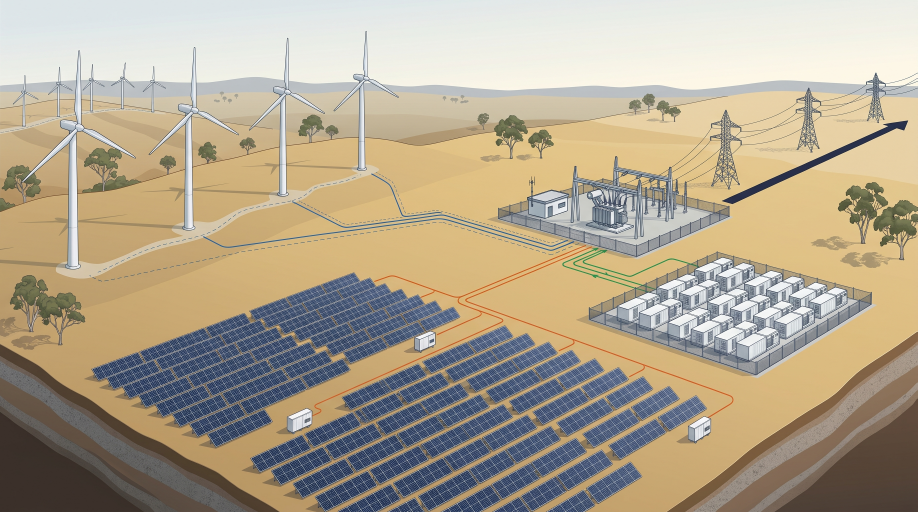
#> input picture in/gemini_system.jpg, 2752 x 1536 px (shown at 1/3 size)
$ python label_illustration.py
#> lines starting #> are read from the running program, lines starting #| are printed output that depends on the picture
"""Adds numbered callouts and a legend to the AI-generated conceptual illustration."""
import matplotlib
matplotlib.use("Agg")
import matplotlib.pyplot as plt
from matplotlib.patches import Circle
from matplotlib.lines import Line2D
from PIL import Image

img = Image.open("in/gemini_system.jpg")
#> img is the input picture: PIL image 2752x1536 RGB; mean R, G, B 176.4, 164.4, 142.7
W, H = img.size
#> W = 2752; H = 1536
NAVY = "#006263"

# (circle position, target point)
callouts = {
    1: ((330, 95), (222, 350)),     # wind turbine nacelle
    2: ((150, 1060), (480, 1037)),   # PV tracker rows
    3: ((1436, 800), (1185, 955)),  # PV inverter station
    4: ((2470, 955), (2230, 860)),  # BESS containers
    5: ((1560, 420), (1700, 590)),  # substation transformer
    6: ((2130, 120), (2262, 290)),  # 330 kV tower
}
legend = [
    ("1", "Wind farm: 20 × 5.0 MW turbines (100 MW)"),
    ("2", "Solar PV: 62.5 MWp / 50 MWac single-axis trackers"),
    ("3", "PV inverter / MV transformer stations"),
    ("4", "Grid-forming BESS: 30 MW / 60 MWh (LFP)"),
    ("5", "330/33 kV substation, control room & PPC"),
    ("6", "330 kV transmission line to the NEM (CWO REZ)"),
]

fig = plt.figure(figsize=(12, 8.0), dpi=220)
ax = fig.add_axes([0, 0.155, 1, 0.845])
ax.imshow(img)
ax.set_xlim(0, W)
ax.set_ylim(H, 0)
ax.axis("off")
for n, ((cx, cy), (tx, ty)) in callouts.items():
    ax.plot([cx, tx], [cy, ty], color="white", lw=3.2, zorder=3, solid_capstyle="round")
    ax.plot([cx, tx], [cy, ty], color=NAVY, lw=1.4, zorder=4)
    ax.add_patch(Circle((tx, ty), 9, fc=NAVY, ec="white", lw=1.2, zorder=5))
    ax.add_patch(Circle((cx, cy), 44, fc="white", ec=NAVY, lw=2.2, zorder=6))
    ax.text(cx, cy + 2, str(n), ha="center", va="center", fontsize=13, weight="bold", family="Carlito", color=NAVY, zorder=7)

# legend panel
lg = fig.add_axes([0.0, 0.0, 1, 0.15])
lg.axis("off")
lg.set_xlim(0, 3)
lg.set_ylim(0, 3.2)
for i, (n, t) in enumerate(legend):
    col, row = i // 3, i % 3
    x, y = 0.06 + col * 1.5, 2.6 - row * 0.95
    lg.plot([x], [y], marker="o", ms=15, mfc="white", mec=NAVY, mew=1.6)
    lg.text(x, y, n, ha="center", va="center", fontsize=8.5, weight="bold", color=NAVY)
    lg.text(x + 0.11, y, t, va="center", fontsize=9.5, family="Carlito")
fig.text(0.995, 0.005, "Cable routes: orange = PV array cables; blue = wind collector cables; green = BESS feeder. Conceptual, not to scale.",
         ha="right", va="bottom", fontsize=7.2, color="#595959", style="italic")
fig.savefig("fig_illustration.png", dpi=220, facecolor="white")
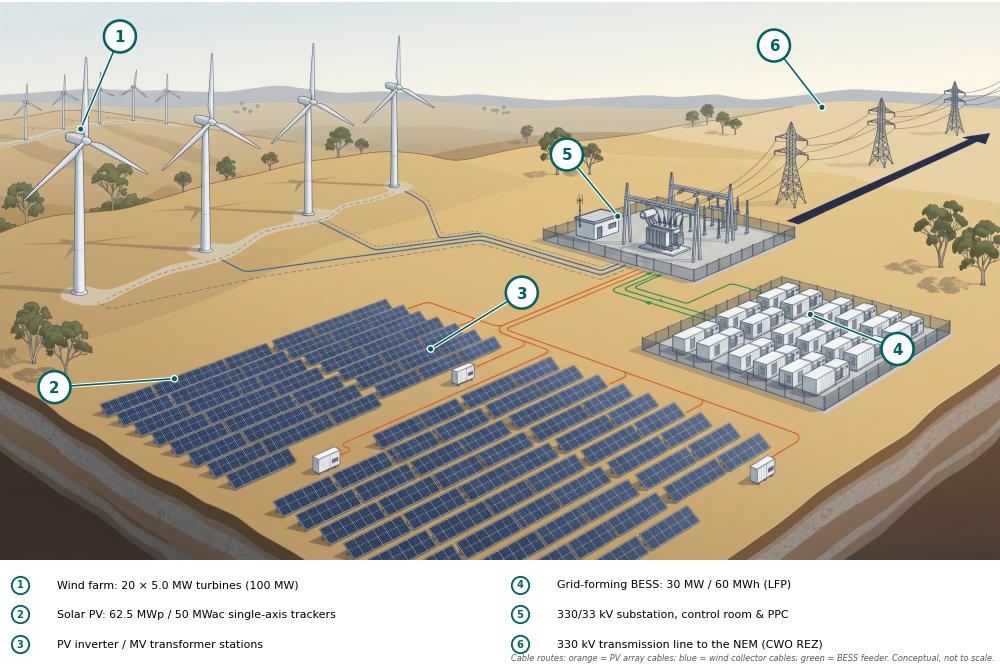
#> figure drawn by matplotlib, 2 panels
print("saved")
